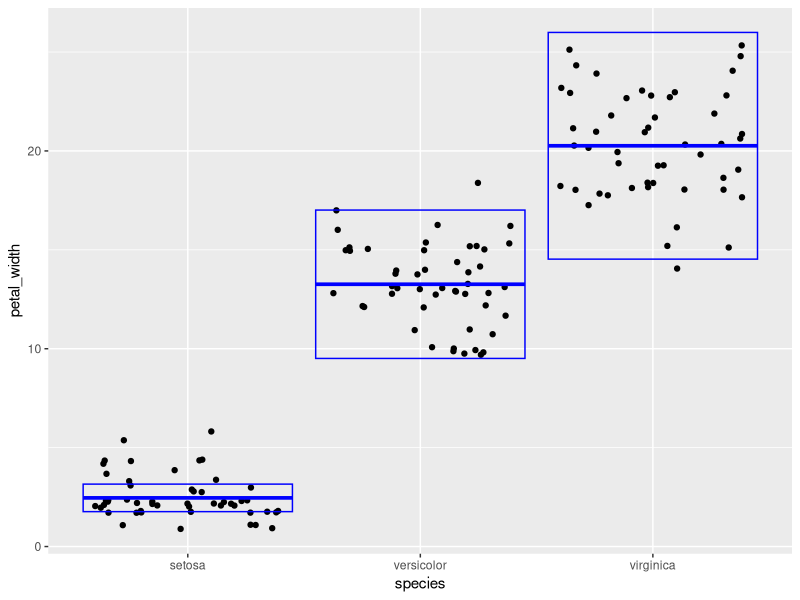
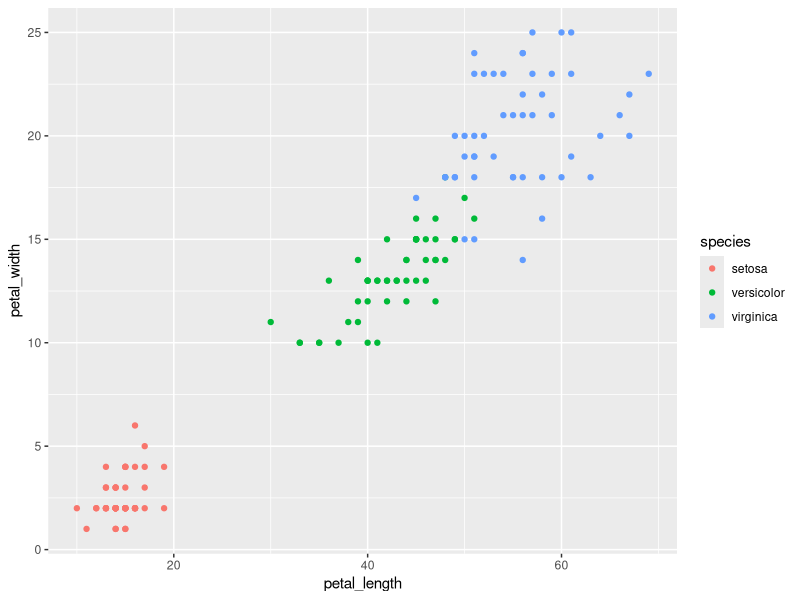

Here is the R script that generated these plots, in order: (Note: this script raises an error after producing the figures.)
## ---- chunk 1
library(tidyverse)
## ---- chunk 2
iris
iris <- as_tibble(iris)
iris
## ---- chunk 3

iris_new <-
  rename( iris, 
          sepal_length = Sepal.Length, 
          sepal_width = Sepal.Width, 
          petal_length = Petal.Length,
          petal_width = Petal.Width,
          species = Species)
iris_new

## ---- chunk 4
iris_mm <-
mutate(iris_new,
       sepal_length =sepal_length *10,
       sepal_width =sepal_width *10,
       petal_length =petal_length *10,
       petal_width =petal_width *10)
iris_mm  
## ---- chunk 5
iris_area <- select(iris_mm, petal_length, petal_width)
iris_area

iris_area2 <-
mutate(iris_area, area = petal_length * petal_width)

iris_area2
## ---- chunk 6
summary_sepallength <-
   summarise(iris_mm,
             sample_size =n(),
             max =max(sepal_length),
             min =min(sepal_length),
             range = max-min,
             median = median(sepal_length),
             first_quartile =quantile(sepal_length, .25),
             third_quartile =quantile(sepal_length, .75),
             IQR = IQR(sepal_length))
summary_sepallength
## ---- chunk 7
(species_grouped <- group_by(iris_mm, species))
species_grouped

summary_petalwidth <-
  summarise(species_grouped,
            sample_size =n(),
            mean =mean(petal_width),
            sd =sd(petal_width),
            var =var(petal_width),
            standard_error =mean/sqrt(sample_size),
            conf_upper =mean + 2 * standard_error,
            conf_lower =mean - 2 * standard_error)
summary_petalwidth
## ---- chunk 8
ggplot(data =iris_mm)+
  geom_jitter(mapping = aes(y =petal_width, x =species))+
  geom_crossbar(data =summary_petalwidth,
  mapping = aes(x =species, y =mean, ymax =conf_upper, ymin =conf_lower),
  color = "blue")
## ---- chunk 9
summary_final <- select(iris_mm, petal_length, petal_width, species)                
ggplot(data=summary_final)+
  geom_point(mapping = aes(x =petal_length, y =petal_width, color =species))


## ---- chunk 10
sessioninfo::session_info()
